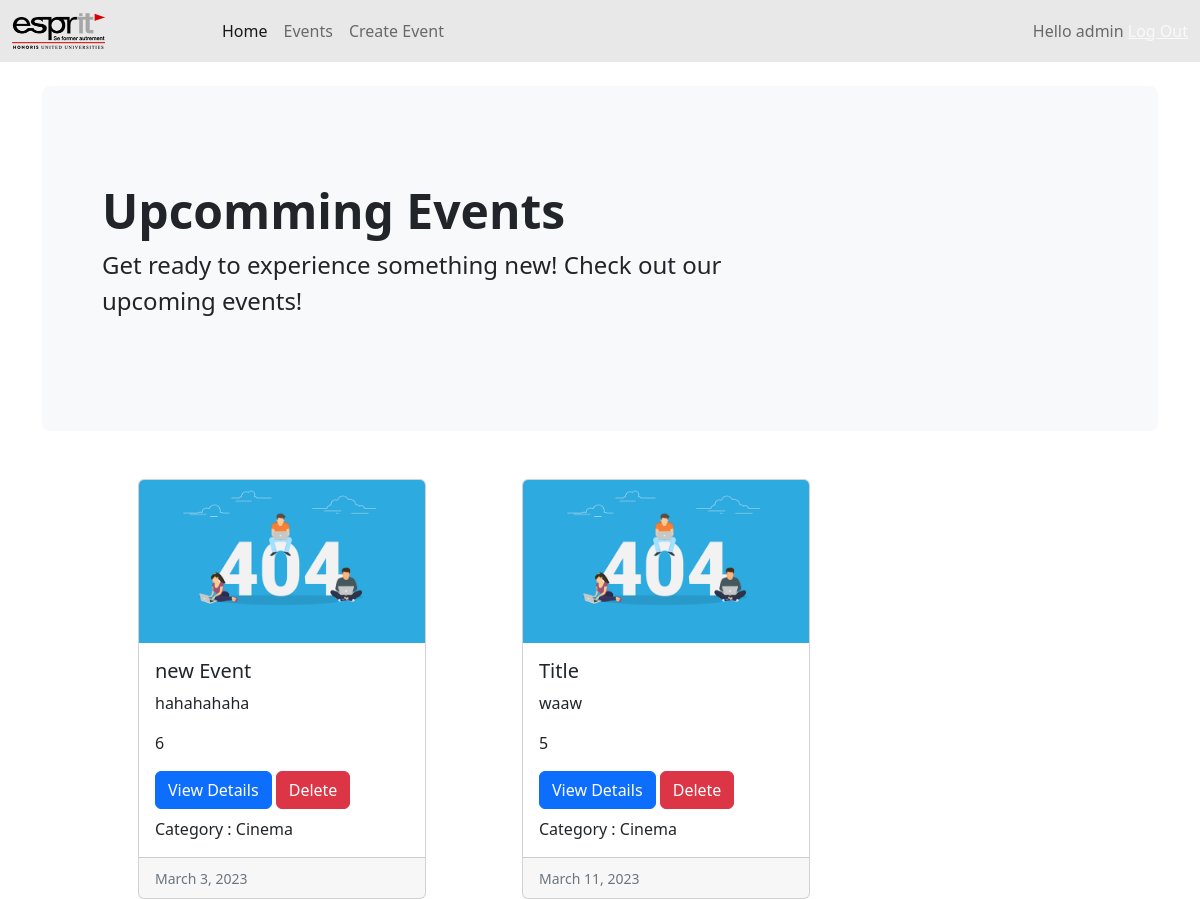
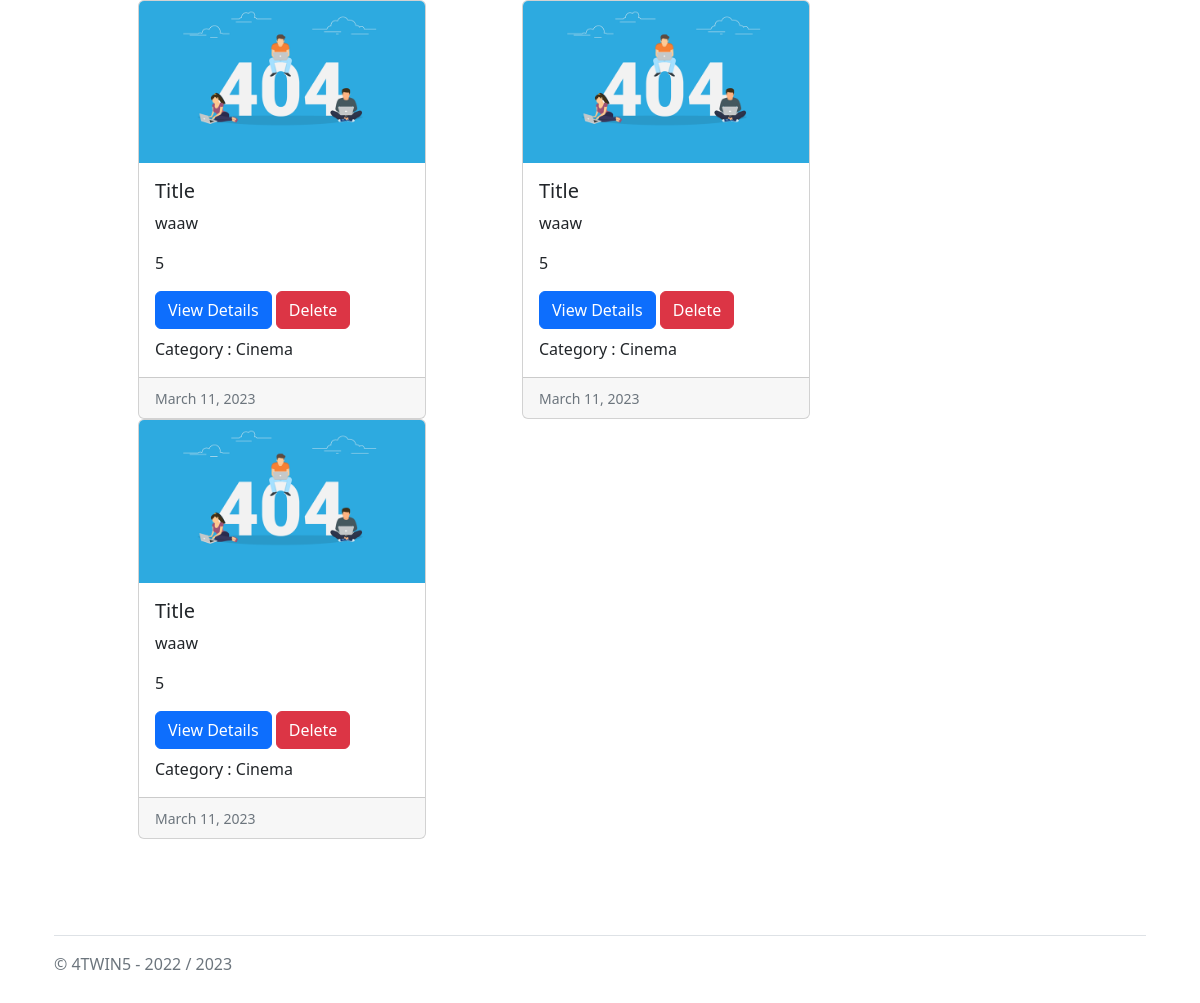
The app's page /events/eventslistView/ (signed in) with its own data (2 pictures, top to bottom).
### users/models.py (models this page shows, shortened)
class Person(AbstractUser):
    cin=models.CharField(primary_key=True , max_length=8,validators=[cin_valid])
    email=models.EmailField(unique= True, validators=[email_valid])
    username = models.CharField(unique=True , max_length=255)
    USERNAME_FIELD = 'username'

### events/models.py (models this page shows, shortened)
class Event(models.Model):
    title = models.CharField(max_length=255,blank=False, validators=[title_valid])
    description = models.TextField()
    image =models.ImageField(upload_to='images/')
    CHOIX =(
        ('Musique','Musique'),
        ('Cinema','Cinema'),
        ('Sport','Sport')
    )
    category =models.CharField('category',choices=CHOIX , max_length=8)
    state =models.BooleanField(default=False)
    nbe_participant =models.IntegerField(default=0,
            validators=[MinValueValidator(limit_value=0,message='le nombre de participant doit être positif')])
    evt_date = models.DateField()
    created_at = models.DateTimeField(auto_now_add=True)
    updated_at = models.DateTimeField(auto_now=True)
    organizer = models.ForeignKey(Person,on_delete=models.CASCADE)
    participations = models.ManyToManyField(Person ,related_name= 'participations' , through='Participation')
    class Meta:
        constraints =[
            models.CheckConstraint(
                check=models.Q(
                   evt_date__gte= date.today()
                ),
                name='the event date is invalid'
                ),
        ]
        verbose_name =('Evenement')
        verbose_name_plural ='Evenements'

### events/views.py (the view)
# urls.py: path('eventslistView/' , ListEventView.as_view(),name='list_events_view') ,
class ListEventView(LoginRequiredMixin ,ListView):
    login_url="login"
    model =Event
    template_name ="events/EventList.html"
    context_object_name ="events"

### p1/templates/events/EventList.html
{% extends 'base.html' %}
{% block content %}
      <div>
        <div class="d-flex m-5 flex-wrap">
          {% for e in events %}
          <div class="card mx-5" style="width: 18rem">
            <img src="{{ e.image.url }}" class="card-img-top" alt="..." />
            <div class="card-body">
              <h5 class="card-title">{{e.title}}</h5>
              <p class="card-text">{{e.description}}</p>
              <p class="card-text">{{e.nbe_participant}}</p>
              <a href="{% url 'event_details' e.id %}" class="btn btn-primary"
                >View Details</a
              >
              <a href="{% url 'delete_event' e.id %}" class="btn btn-danger"
              >Delete </a
            >
              <p class="card-text mt-2">Category : {{e.category}}</p>
            </div>
            <div class="card-footer">
              <small class="text-muted">{{e.evt_date}}</small>
            </div>
          </div>
          {% endfor %}
        </div>
      </div>
{% endblock content %}

### p1/templates/base.html (shortened to what this page needs)
{% load static %}
<!DOCTYPE html>
<html lang="en">
  <head>
    <link rel="stylesheet" href="{% static 'css/bootstrap.min.css' %}"/>
  </head>
  <body>
    <main>
      {% include "header.html" with greeting="Hello" %}
    <div class="container py-4">
      <div class="p-5 mb-4 bg-light rounded-3">
        <div class="container-fluid py-5">
          <h1 class="display-5 fw-bold">Upcomming Events</h1>
          <p class="col-md-8 fs-4">Get ready to experience something new! Check out our upcoming events!</p>
        </div>
      </div>
        {% block content %}{% endblock content %}
        {% include "footer.html"  %}
    </div>
</main>

### p1/templates/header.html (shortened to what this page needs)
  {% load static %}
<nav class="navbar navbar-expand-lg navbar-light" style="background-color: #E8E8E8;">
    <div class="container-fluid">
        <a class="navbar-brand" href="#">
            <img
                src="{% static 'img/logo.png' %}"
                alt=""
                class="img-fluid w-50"
            />
        </a>
        <div class="collapse navbar-collapse" id="navbarSupportedContent">
            <ul class="navbar-nav me-auto mb-2 mb-lg-0">
                <li class="nav-item">
                    <a class="nav-link active" href="#">Home</a>
                </li>
                <li class="nav-item">
                    <a class="nav-link" href="{% url 'list_events_view' %}"
                        >Events</a
                    >
                </li>
                <li class="nav-item">
                    <a class="nav-link" href="{% url 'add_event' %}"
                        >Create Event </a
                    >
                </li>
            </ul>
            <span class="navbar-text">
                {{ greeting }} {{ user.username|default:"Visitor" }}
                {% if user.is_authenticated %}
                <a href="{% url 'logout' %}" class="link-light">  Log Out</a>
                {% else %}
                <a href="{% url 'login' %}" class="link-info"><i class="bi bi-box-arrow-in-right"></i> Log In</a>
                <a href="{% url 'Signup' %}" class="link-light"><i class="bi bi-person-add"></i> Sign Up</a>
                {% endif %}
                </span>
        </div>
    </div>
</nav>

### p1/templates/footer.html
<div class="container py-4">
    <footer class="pt-3 mt-4 text-muted border-top">
      &copy; 4TWIN5 - 2022 / 2023
    </footer>
  </div>

### records on screen
Person: username "admin"
Event: image (picture), title "new Event", description "hahahahaha", nbe_participant "6", category "Cinema", evt_date "March 3, 2023"
Event: image (picture), title "Title", description "waaw", nbe_participant "5", category "Cinema", evt_date "March 11, 2023"
Event: image (picture), title "Title", description "waaw", nbe_participant "5", category "Cinema", evt_date "March 11, 2023"
Event: image (picture), title "Title", description "waaw", nbe_participant "5", category "Cinema", evt_date "March 11, 2023"
Event: image (picture), title "Title", description "waaw", nbe_participant "5", category "Cinema", evt_date "March 11, 2023"

### other values on screen
{{ greeting }} "Hello"
